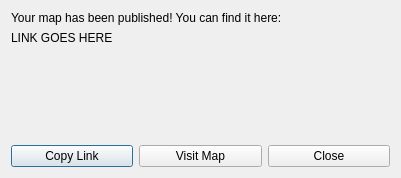
<?xml version="1.0" encoding="UTF-8"?>
<ui version="4.0">
 <class>ScribbleMapsShareViewDialogBase</class>
 <widget class="QDialog" name="ScribbleMapsShareViewDialogBase">
  <property name="geometry">
   <rect>
    <x>0</x>
    <y>0</y>
    <width>401</width>
    <height>178</height>
   </rect>
  </property>
  <property name="windowTitle">
   <string>Publish to Scribble Maps</string>
  </property>
  <layout class="QVBoxLayout" name="verticalLayout_2">
   <item>
    <widget class="QLabel" name="label">
     <property name="text">
      <string>Your map has been published! You can find it here:</string>
     </property>
    </widget>
   </item>
   <item>
    <widget class="QLabel" name="lblLink">
     <property name="text">
      <string>LINK GOES HERE</string>
     </property>
    </widget>
   </item>
   <item>
    <spacer name="verticalSpacer">
     <property name="orientation">
      <enum>Qt::Vertical</enum>
     </property>
     <property name="sizeHint" stdset="0">
      <size>
       <width>20</width>
       <height>40</height>
      </size>
     </property>
    </spacer>
   </item>
   <item>
    <layout class="QHBoxLayout" name="horizontalLayout">
     <item>
      <widget class="QPushButton" name="pbCopyLink">
       <property name="minimumSize">
        <size>
         <width>81</width>
         <height>0</height>
        </size>
       </property>
       <property name="maximumSize">
        <size>
         <width>900</width>
         <height>16777215</height>
        </size>
       </property>
       <property name="text">
        <string>Copy Link</string>
       </property>
      </widget>
     </item>
     <item>
      <widget class="QPushButton" name="pbVisitMap">
       <property name="minimumSize">
        <size>
         <width>81</width>
         <height>0</height>
        </size>
       </property>
       <property name="maximumSize">
        <size>
         <width>900</width>
         <height>16777215</height>
        </size>
       </property>
       <property name="text">
        <string>Visit Map</string>
       </property>
      </widget>
     </item>
     <item>
      <widget class="QPushButton" name="pbClose">
       <property name="minimumSize">
        <size>
         <width>81</width>
         <height>0</height>
        </size>
       </property>
       <property name="maximumSize">
        <size>
         <width>900</width>
         <height>16777215</height>
        </size>
       </property>
       <property name="text">
        <string>Close</string>
       </property>
      </widget>
     </item>
    </layout>
   </item>
  </layout>
 </widget>
 <resources/>
 <connections/>
</ui>
